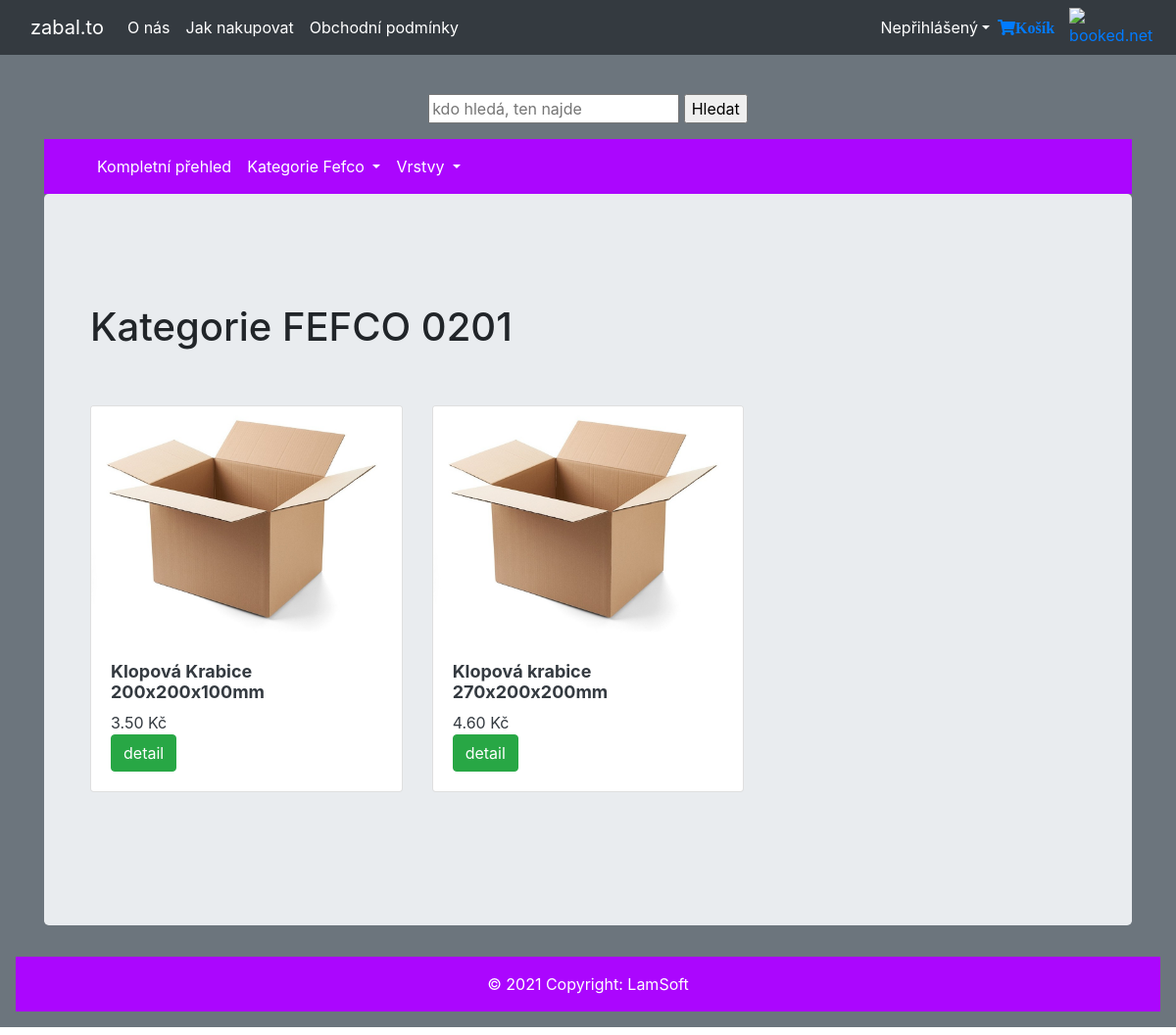
Before: /products/fefco/201/ with the older database file.
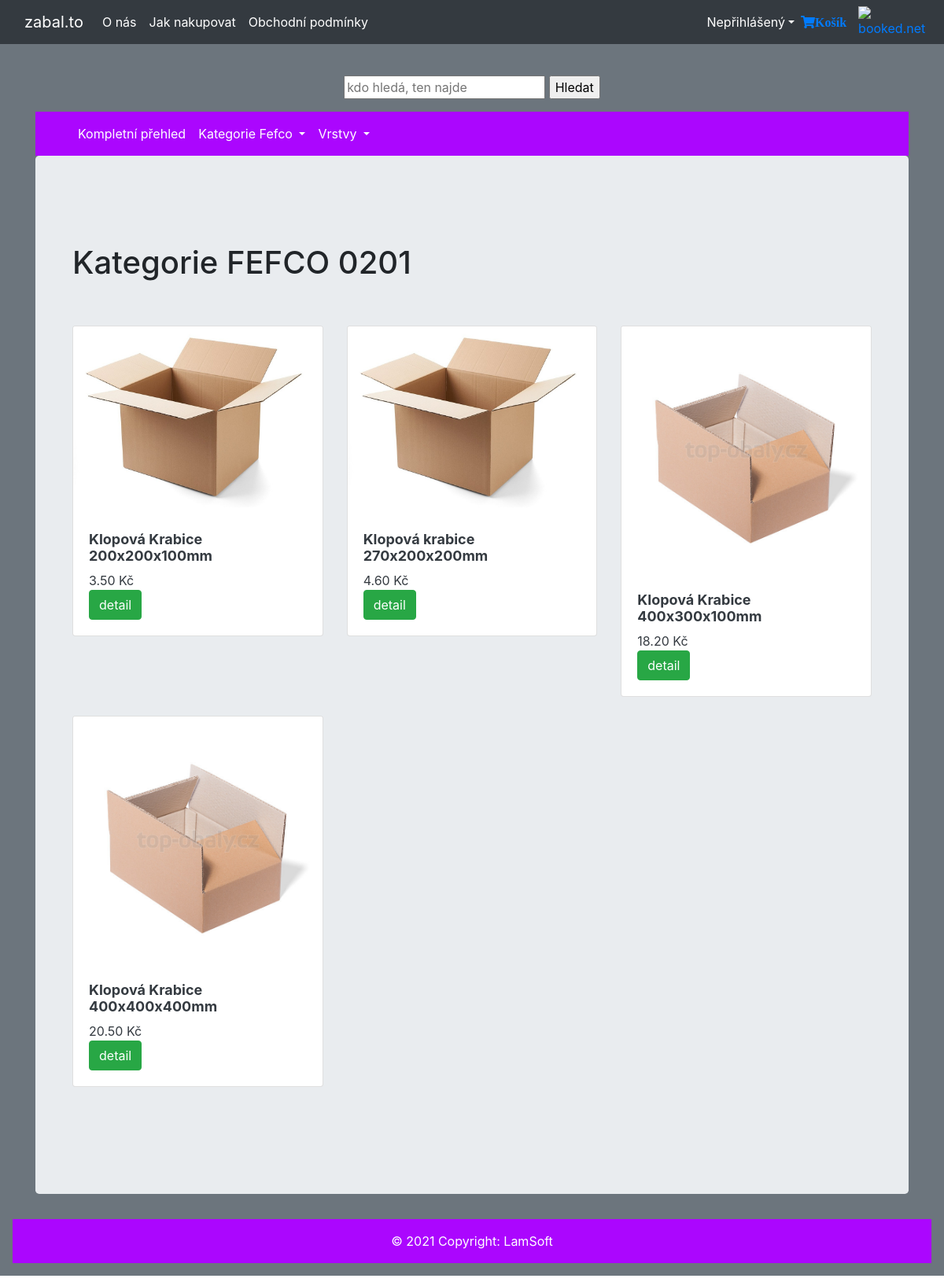
After: the same page with the newer database file.
### utils/models.py (models this page shows, shortened)
class Box(Model):
    name = CharField(max_length=50)
    size = CharField(max_length=20)
    color = CharField(max_length=20)
    layer = ForeignKey(Layer, on_delete=DO_NOTHING)
    fefco = ForeignKey(Fefco, on_delete=DO_NOTHING)
    description = CharField(max_length=500)
    price_a = DecimalField(max_digits=8, decimal_places=2)
    price_n = DecimalField(max_digits=8, decimal_places=2)
    photo = ImageField(upload_to='media')
    quantity = IntegerField()
    discount_price = FloatField(blank=True, null=True)

### utils/views.py (the view)
# urls.py: path('products/fefco/<str:fefco>/', FrontFefcoListView.as_view(), name='fefco_products'),
class FrontFefcoListView(ListView):
    template_name = "front_fefco_list.html"
    context_object_name = "fefcolist"
    def get_queryset(self):
        content = {
            'fefcotype': self.kwargs['fefco'],
            'products': Box.objects.filter(fefco__fefco_code=self.kwargs['fefco'])
        }
        return content

### utils/templates/front_fefco_list.html (shortened to what this page needs)
   {% extends "front.html" %}
    {% block content %}
       <div class="album py-5 bg-grey">
        <div class="container">
          <div class="row">
        <div class="col-12 pb-5"><h1> Kategorie FEFCO 0{{fefcolist.fefcotype}}</h1></div>
        {% for product in fefcolist.products %}
            <div class="col-md-4">
            <a class="text-dark" href="#">
              <div class="card mb-4 box-shadow">
                <img src="{{ MEDIA_URL }}/{{product.photo}}" class="card-img-top" alt="Picture">
                <div class="card-body">
                  <h2 style="font-size:18px;font-weight:bold">{{product.name}} {{product.size}}</h2>
                  <p class="card-text">{{product.price_a}} Kč</p>
                    <th scope="row">
                        <a class="btn btn-success btm-sm" href="{% url 'product_detail' pk=product.id %}">detail</a>
                    </th>
                </div>
              </div>
              </a>
            </div>
        {% endfor %}
          </div>
        </div>
      </div>
    {% endblock %}

Changed rows visible on the page:
added Box: photo (picture), name "Klopová Krabice", size "400x300x100mm", price_a "18.20"
added Box: photo (picture), name "Klopová Krabice", size "400x400x400mm", price_a "20.50"
